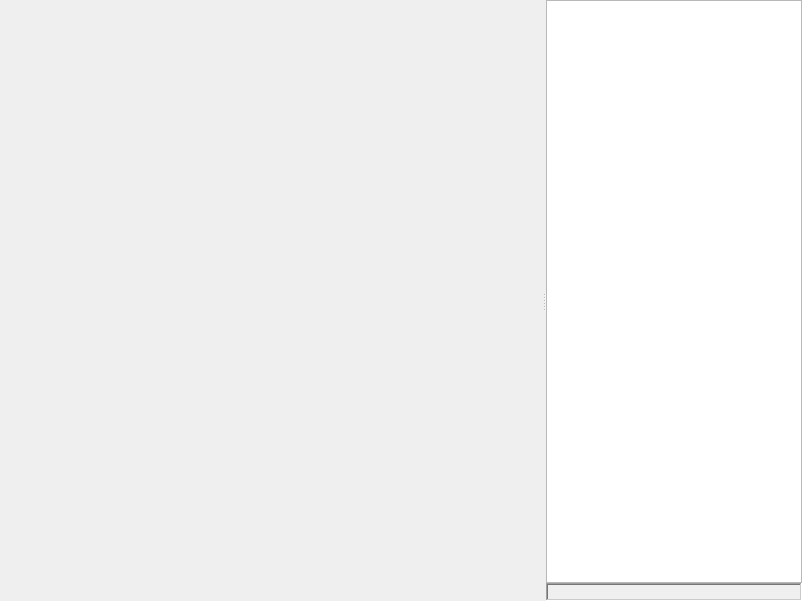
<ui version="4.0" >
 <class>MaraChannelWidget</class>
 <widget class="QWidget" name="MaraChannelWidget" >
  <property name="geometry" >
   <rect>
    <x>0</x>
    <y>0</y>
    <width>802</width>
    <height>601</height>
   </rect>
  </property>
  <property name="windowTitle" >
   <string>Form</string>
  </property>
  <layout class="QVBoxLayout" name="verticalLayout_3" >
   <property name="margin" >
    <number>0</number>
   </property>
   <item>
    <widget class="QSplitter" name="qsplSplitter" >
     <property name="orientation" >
      <enum>Qt::Horizontal</enum>
     </property>
     <widget class="MaraChatWidget" native="1" name="mcwChat" >
      <property name="sizePolicy" >
       <sizepolicy vsizetype="Preferred" hsizetype="Expanding" >
        <horstretch>1</horstretch>
        <verstretch>0</verstretch>
       </sizepolicy>
      </property>
     </widget>
     <widget class="QWidget" native="1" name="qwListPanel" >
      <layout class="QVBoxLayout" name="verticalLayout" >
       <property name="spacing" >
        <number>0</number>
       </property>
       <property name="margin" >
        <number>0</number>
       </property>
       <item>
        <widget class="QListWidget" name="qlwUserList" >
         <property name="sizePolicy" >
          <sizepolicy vsizetype="Expanding" hsizetype="Preferred" >
           <horstretch>0</horstretch>
           <verstretch>0</verstretch>
          </sizepolicy>
         </property>
         <property name="autoFillBackground" >
          <bool>true</bool>
         </property>
         <property name="sortingEnabled" >
          <bool>true</bool>
         </property>
        </widget>
       </item>
       <item>
        <widget class="QLabel" name="qlbUserCount" >
         <property name="autoFillBackground" >
          <bool>true</bool>
         </property>
         <property name="frameShape" >
          <enum>QFrame::WinPanel</enum>
         </property>
         <property name="frameShadow" >
          <enum>QFrame::Sunken</enum>
         </property>
         <property name="text" >
          <string/>
         </property>
        </widget>
       </item>
      </layout>
     </widget>
    </widget>
   </item>
  </layout>
 </widget>
 <customwidgets>
  <customwidget>
   <class>MaraChatWidget</class>
   <extends>QWidget</extends>
   <header>MaraChatWidget.h</header>
   <container>1</container>
  </customwidget>
 </customwidgets>
 <resources/>
 <connections/>
</ui>
